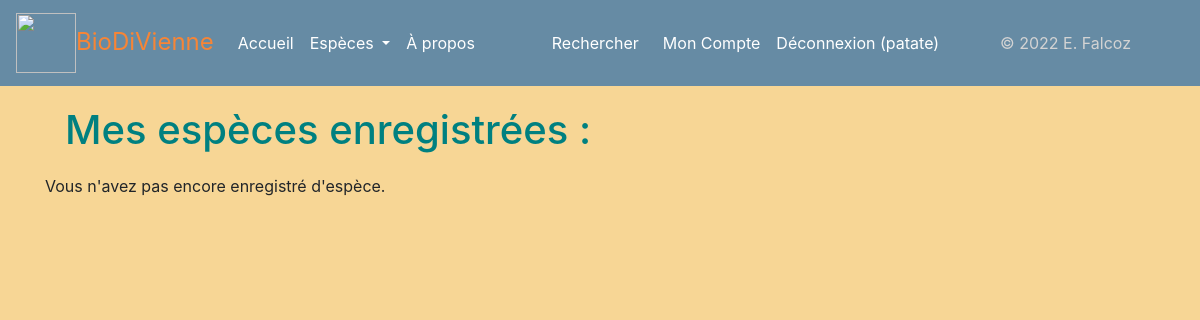
/moncompte (signed in), run on an earlier commit of the app's database.
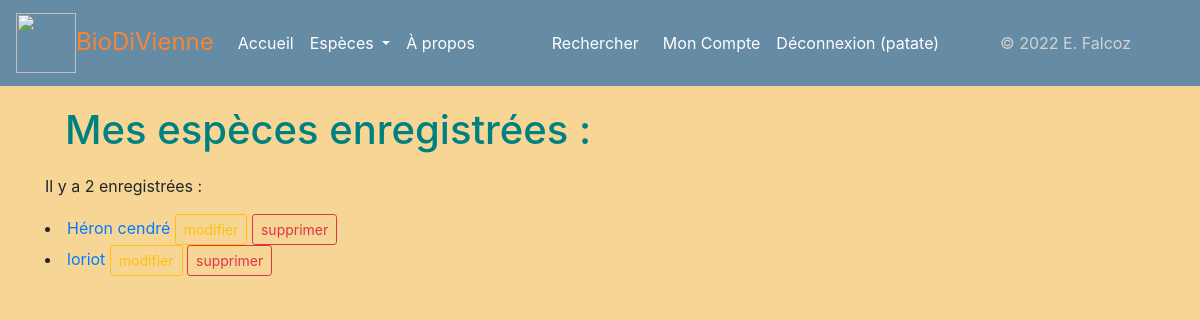
And on a later commit of the database.
### app25OK.py (models this page shows)
class Espece(db.Model):
    espece_id = db.Column(db.Integer, unique=True, nullable=False, primary_key=True, autoincrement=True)
    espece_fichier = db.Column(db.Text, unique=True, nullable=False)
    espece_regne = db.Column(db.Text)
    espece_nom_vernaculaire = db.Column(db.Text, nullable=False)
    espece_nom_latin = db.Column(db.Text, unique=True, nullable=False)
    espece_description = db.Column(db.Text)
    espece_preoccupation = db.Column(db.Text)
    authorships = db.relationship("Authorship", back_populates="espece")

### app25OK.py (the view)
@app.route('/moncompte')
def mon_compte():
    especes_user = db.session.query(Espece)\
        .filter(Espece.espece_id == Authorship.authorship_espece_id)\
        .filter(User.user_id == Authorship.authorship_user_id)\
        .filter(User.user_id == current_user.user_id).all()
    flash(especes_user)
    return render_template('pages/moncompte.html', especes=especes_user)

### app25OK.py (called while the page is built)
@login.user_loader
def trouver_utilisateur_via_id(identifiant):
    return User.query.get(int(identifiant))

### templates/pages/moncompte.html (shortened to what this page needs)
{% extends "conteneur3.html" %}
{% block corps %}
<!DOCTYPE html>
<html lang="en">
<head>
</head>
<body>
    {% if action == "suppr" %}
        {% if statut == 0 %}
        <div class="alert alert-warning" role="alert">Erreur suppression. Veuillez réessayer.</div>
        {% else %}
        <div class="alert alert-success" role="alert">L'espèce a bien été supprimée.</div>
        {% endif %}
    {% elif action == "modif" %}
        {% if statut == 0 %}
        <div class="alert alert-warning" role="alert">Erreur modification. Veuillez réessayer.</div>
        {% else %}
        <div class="alert alert-success" role="alert">L'espèce a bien été modifiée.</div>
        {% endif %}
    {% else %}
    <div class="mes_especes">
        <div>
            <h1><span class="initiale">M</span>es espèces enregistrées :</h1>
            </div>
        <div>
        {% if especes|length == 0 %}
        Vous n'avez pas encore enregistré d'espèce.
        {% elif especes|length == 1 %}
        <p>Il y a une espèce enregistrée :</p>
        {% else %}
        <p>Il y a {{ especes|length }} enregistrées :</p>
        {% endif %}
        {% for espece in especes %}
                        <li><a href="{{url_for('espece', espece_id=espece.espece_id)}}">{{espece.espece_nom_vernaculaire}}</a>
                            <a type="button" class="btn btn-outline-warning btn-sm" href="{{url_for('espece_modif', espece_id=espece.espece_id)}}">modifier</a>
                            <a type="button" class="btn btn-outline-danger btn-sm" href="{{url_for('espece_supp', espece_id=espece.espece_id)}}">supprimer</a>
                        </li>
        {% endfor %}
            </div>
    </div>
    {% endif %}
{% endblock %}

What changed in the data, as far as the page shows it:
added Espece: espece_nom_vernaculaire "Héron cendré"
added Espece: espece_nom_vernaculaire "loriot"
Also different on the page:
{{ especes|length }}: (not shown) → "2"
text no longer shown: "Vous n'avez pas encore enregistré d'espèce."
text now shown: "Il y a enregistrées :"
